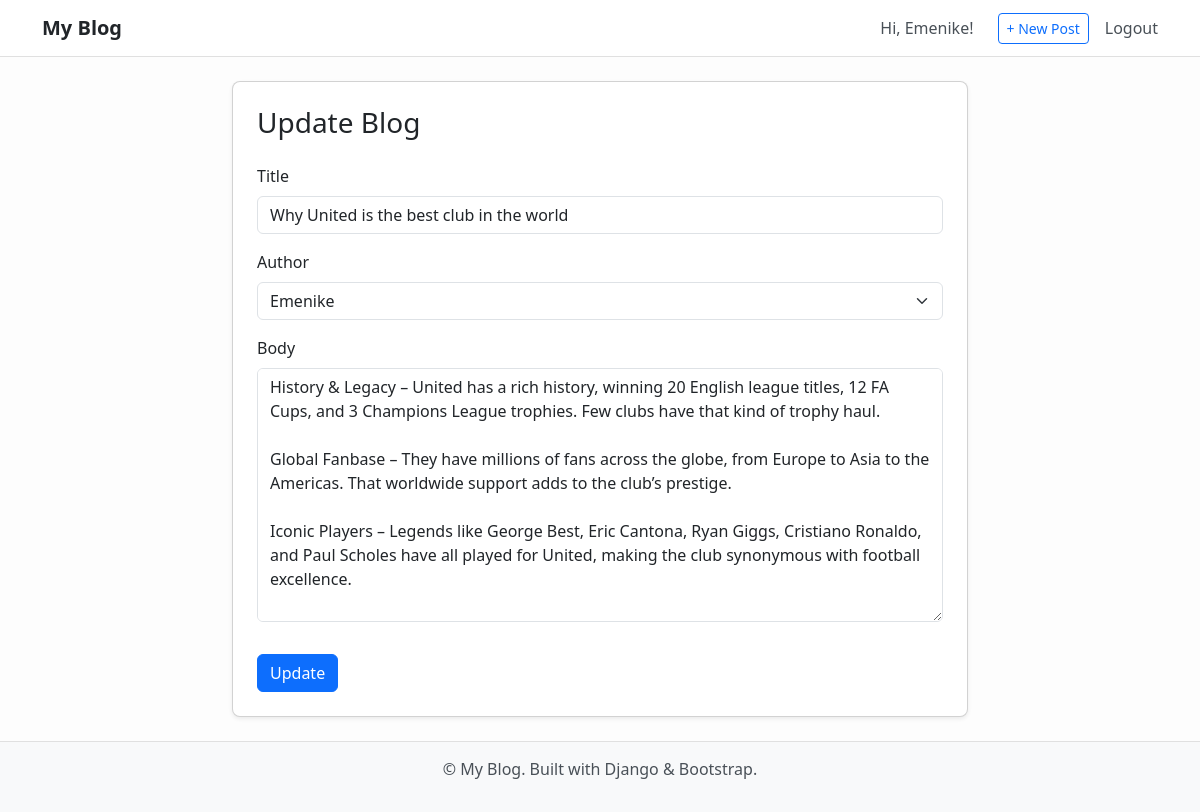
/update/4/ (signed in), run on an earlier commit of the app's database.
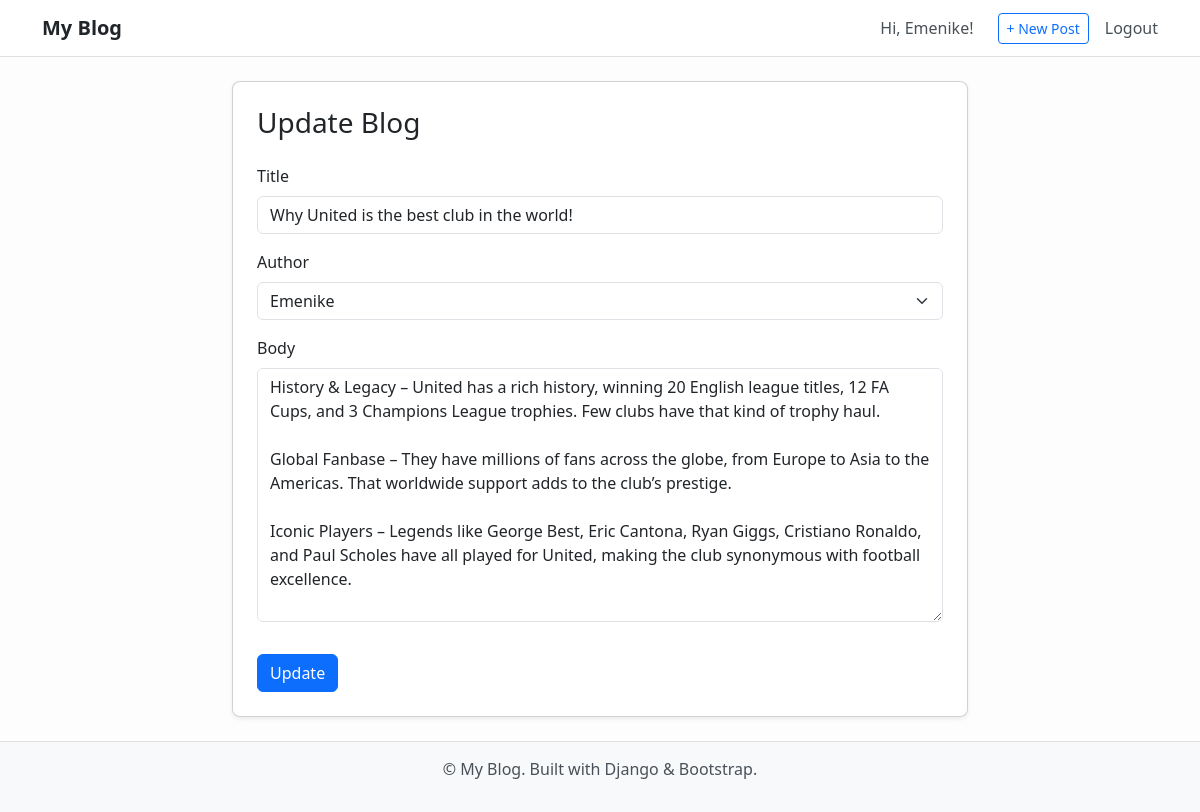
And on a later commit of the database.
### blogs/models.py (models this page shows, shortened)
class BlogPost(models.Model):
   title = models.CharField(max_length=100)
   author = models.ForeignKey(User, on_delete=models.CASCADE, max_length=50, blank=True, null=True)
   body = models.TextField()
   date_created = models.DateTimeField(auto_now_add=True)
   class Meta:
      ordering = ['-date_created']

### blogs/views.py (the view)
# urls.py: path('update/<int:blog_id>/', views.update_blog, name='update-blog'),
@login_required
def update_blog(request, blog_id):
    blog = get_object_or_404(BlogPost, id=blog_id)
    print(request.user)
    if blog.author != (request.user):
        raise Http404
    if request.method == 'POST':
        form = BlogForm(data=request.POST, instance=blog)
        if form.is_valid():
            edited_blog = form.save(commit=False)
            edited_blog.save()
            return redirect('home')
    else:
        form = BlogForm(instance=blog)
        context = {'form': form}
        return render(request, 'blogs/update_blog.html', context=context)

### blogs/forms.py
class BlogForm(forms.ModelForm):
    class Meta:
        model = BlogPost
        fields = "__all__"
    def __init__(self, *args, **kwargs):
        super().__init__(*args, **kwargs)

### blogs/templates/blogs/update_blog.html (shortened to what this page needs)
{% extends "blogs/base.html" %}
{% load django_bootstrap5 %}
{% block content %}
<div class="row justify-content-center">
    <div class="col-lg-8 col-md-10 col-sm-12">
        <div class="card shadow-sm rounded-3 p-4">
            <h3 class="mb-4">Update Blog</h3>
            <form method="POST">
                {% bootstrap_form form layout='vertical' %}
                <button type="submit" class="btn btn-primary mt-3">Update</button>
            </form>
        </div>
    </div>
</div>
{% endblock %}

What changed in the data, as far as the page shows it:
changed BlogPost "Emenike": title "Why United is the best club in the world" → "Why United is the best club in the world!"
